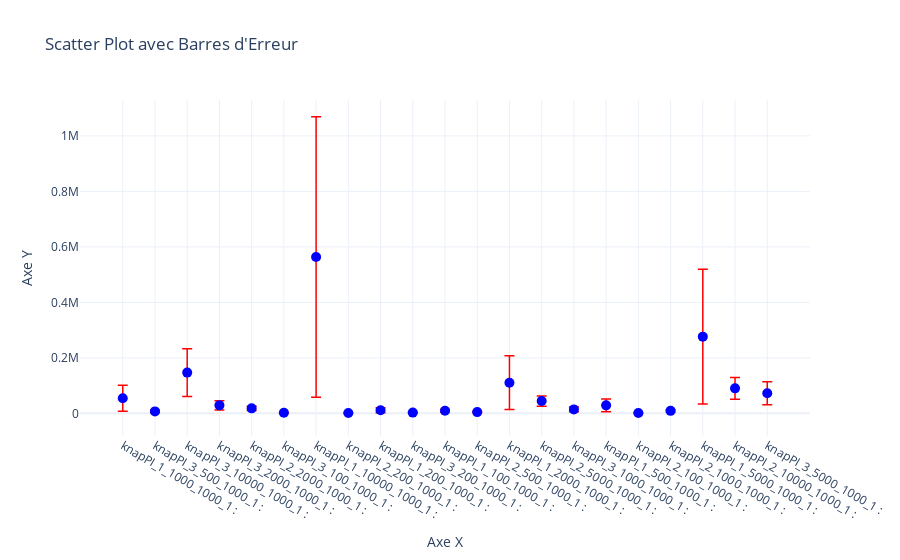

Notebook code for this chart:
### Code cell
instance_names = [r[0] for r in results]
best_values = [r[2] for r in results]
theoritical_values = [r[3] for r in results]

errors = [abs(best - theoritical) for best, theoritical in zip(best_values, theoritical_values)]

fig = go.Figure()

fig.add_trace(go.Scatter(
    x=instance_names, y=theoritical_values,
    mode='markers',  # Mode 'markers' pour afficher des points
    name='Données',
    error_y=dict(
        type='data',  # Type d'erreur : 'data' pour des erreurs spécifiques
        array=errors,  # Valeurs des erreurs
        visible=True,  # Rendre les barres d'erreur visibles
        color='red',  # Couleur des barres d'erreur
        thickness=1.5,  # Épaisseur des barres d'erreur
        width=5  # Largeur des barres d'erreur
    ),
    marker=dict(
        color='blue',  # Couleur des points
        size=10  # Taille des points
    )
))

# Personnalisation du layout
fig.update_layout(
    title='Scatter Plot avec Barres d\'Erreur',
    xaxis_title='Axe X',
    yaxis_title='Axe Y',
    template='plotly_white'  # Thème du graphique
)

# Affichage du graphique
fig.show()

### Figure 1 — Plotly figure (JSON) as saved in the notebook; plotly's stock layout.template omitted (floating-point values rounded to 4 significant figures)
{"data": [{"error_y": {"array": [47289, 3708, 86356, 16676, 7421, 773, 505174, 378, 8805, 1347, 4741, 1827, 96741, 18653, 8234, 23296, 427, 3826, 242901, 38935, 41755], "color": "red", "thickness": 1.5, "type": "data", "visible": true, "width": 5}, "marker": {"color": "blue", "size": 10}, "mode": "markers", "name": "Données", "type": "scatter", "x": ["knapPI_1_1000_1000_1 : ", "knapPI_3_500_1000_1 : ", "knapPI_3_10000_1000_1 : ", "knapPI_3_2000_1000_1 : ", "knapPI_2_2000_1000_1 : ", "knapPI_3_100_1000_1 : ", "knapPI_1_10000_1000_1 : ", "knapPI_2_200_1000_1 : ", "knapPI_1_200_1000_1 : ", "knapPI_3_200_1000_1 : ", "knapPI_1_100_1000_1 : ", "knapPI_2_500_1000_1 : ", "knapPI_1_2000_1000_1 : ", "knapPI_2_5000_1000_1 : ", "knapPI_3_1000_1000_1 : ", "knapPI_1_500_1000_1 : ", "knapPI_2_100_1000_1 : ", "knapPI_2_1000_1000_1 : ", "knapPI_1_5000_1000_1 : ", "knapPI_2_10000_1000_1 : ", "knapPI_3_5000_1000_1 : "], "y": [54503, 7117, 146919, 28919, 18051, 2397, 563647, 1634, 11238, 2697, 9147, 4566, 110625, 44356, 14390, 28857, 1514, 9052, 276457, 90204, 72505]}], "layout": {"title": {"text": "Scatter Plot avec Barres d'Erreur"}, "xaxis": {"title": {"text": "Axe X"}}, "yaxis": {"title": {"text": "Axe Y"}}}}
